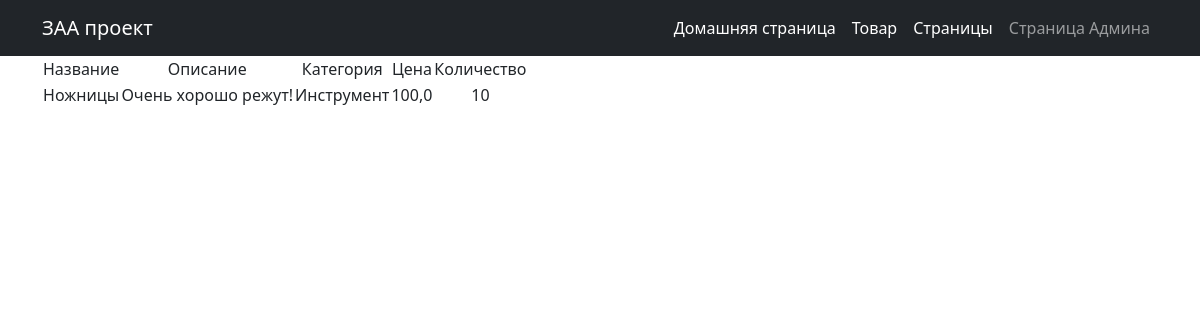
/products/1, run on the app's committed database.
### simpleapp/models.py (models this page shows, shortened)
class Product(models.Model):
    name = models.CharField(
        max_length=50,
        unique=True,  # названия товаров не должны повторяться
    )
    description = models.TextField()
    quantity = models.IntegerField(
        validators=[MinValueValidator(0)],
    )
    category = models.ForeignKey(
        to='Category',
        on_delete=models.CASCADE,
        related_name='products',  # все продукты в категории будут доступны через поле products
    )
    price = models.FloatField(
        validators=[MinValueValidator(0.0)],
    )

class Category(models.Model):
    name = models.CharField(max_length=100, unique=True)

### simpleapp/views.py (the view)
# urls.py: path('<int:pk>', ProductDetail.as_view()),
class ProductDetail(DetailView):
    model = Product
    template_name = 'product.html'
    context_object_name = 'product'

### templates/product.html (shortened to what this page needs)
{% extends 'flatpages/default.html' %}
{% block content %}
    {% if product %}
        <table>
            <tr>
                <td>Название</td>
                <td>Описание</td>
                <td>Категория</td>
                <td>Цена</td>
                <td>Количество</td>
            </tr>
            <tr>
                <td>{{ product.name }}</td>
                <td>{{ product.description }}</td>
                <td>{{ product.category.name }}</td>
                <td>{{ product.price }}</td>
                <td>{{ product.quantity }}</td>
            </tr>
        </table>
    {% else %}
        <h2>Товаров нет!</h2>
    {% endif %}
{% endblock content %}

### data on the page
Product: name "Ножницы", description "Очень хорошо режут!", category.name "Инструмент", price "100,0", quantity "10"
